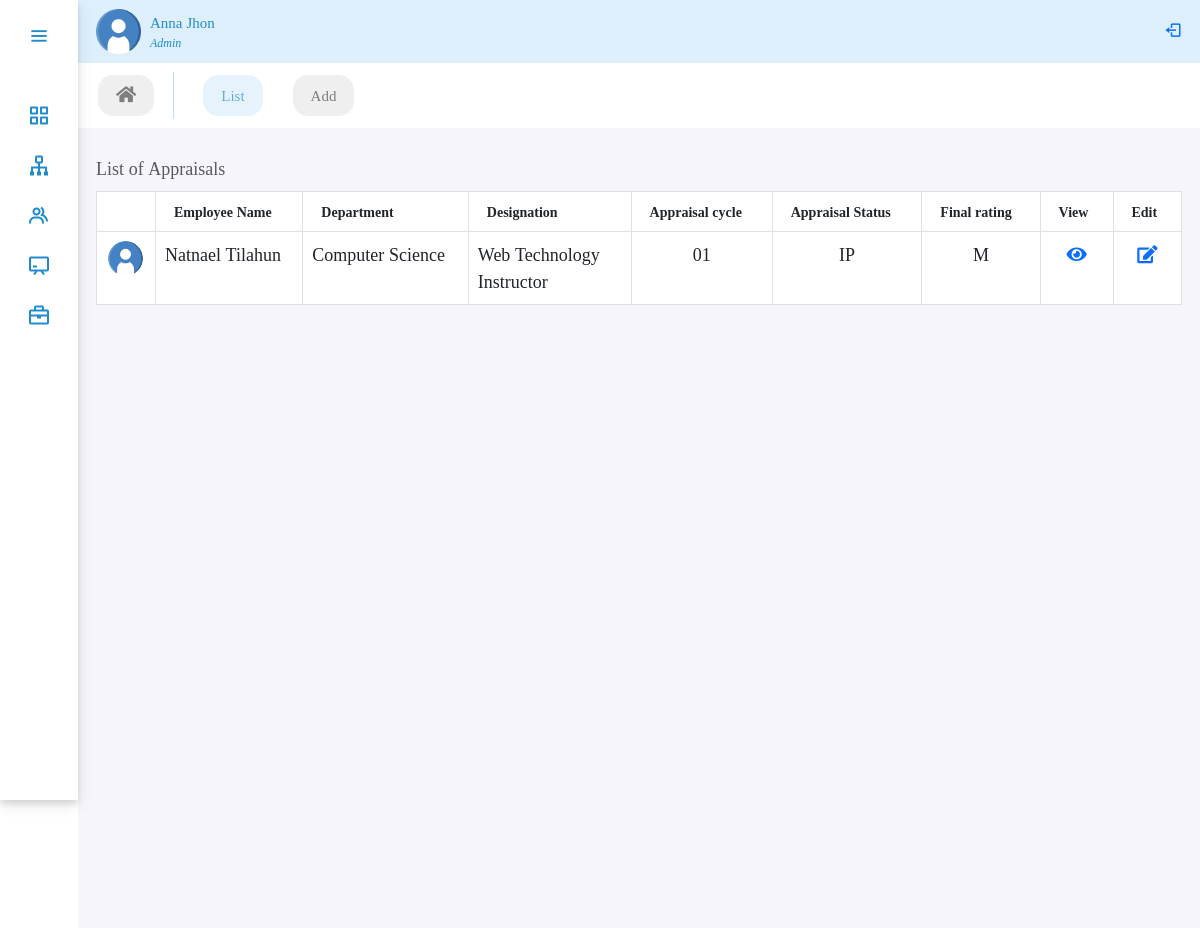
Screenshot of /panel/appraisal with the database file from the repository.
### performance/models.py (models this page shows, shortened)
class Appraisal(models.Model):
    employee = models.ForeignKey(
        Employee, on_delete=models.SET_NULL, null=True, blank=True)
    department = models.ForeignKey(
        Department, on_delete=models.SET_NULL, null=True, blank=True)
    designation = models.ForeignKey(
        Designation, on_delete=models.SET_NULL, null=True, blank=True)
    appraisal_cycle = models.CharField(
        max_length=100, null=True)  # appraisal_name
    competencies = models.ManyToManyField(Competency)
    questions = models.ManyToManyField(Question)
    potential = models.ForeignKey(
        Matrix, on_delete=models.SET_NULL, null=True)
    description = models.TextField(blank=True, null=True)
    evaluators = models.ManyToManyField(Employee, related_name='evaluators')
    colleagues = models.ManyToManyField(Employee, related_name='colleagues')
    others = models.CharField(max_length=100, blank=True, null=True)
    start_from = models.DateTimeField(auto_now_add=True, null=True)
    to = models.DateTimeField(null=True)
    due_date = models.DateTimeField(null=True)
    STATUS_CHOICES = (
        ('P', 'Pending'),
        ('IP', 'In Progress'),
        ('C', 'Completed'),
    )
    appraisal_Status = models.CharField(
        max_length=50, choices=STATUS_CHOICES, null=True)
    final_rating = models.DecimalField(
        max_digits=10, decimal_places=2, null=True)  # potential assessment

class Employee(models.Model):
    user = models.OneToOneField(
        CustomUser, on_delete=models.CASCADE, null=True, related_name='user')
    GENDER_CHOICES = (
        ('M', 'Male'),
        ('F', 'Female'),
    )
    MARITAL_STATUS_CHOICES = (
        ('S', 'Single'),
        ('M', 'Married'),
        ('D', 'Divorced'),
        ('W', 'Widowed'),
    )
    EMPLOYMENT_TYPE_CHOICES = (
        ('fulltime_permanent', 'Fulltime Permanent'),
        ('fulltime_probation', 'Fulltime Probation'),
        ('part_time_contract', 'Part Time Contract'),
    )
    STATUS_CHOICES = (
        ('A', 'Active'),
        ('IN', 'Inactive'),
    )
    avatar = models.ImageField(upload_to='avatar/', null=True, blank=True)
    gender = models.CharField(max_length=1, choices=GENDER_CHOICES, null=True)
    dob = models.DateField(blank=True, null=True)
    nationality = models.CharField(max_length=100, null=True, blank=True)
    marital_status = models.CharField(
        max_length=50, choices=MARITAL_STATUS_CHOICES, null=True, blank=True)
    phone_number = models.CharField(max_length=20, null=True, blank=True)
    email = models.EmailField(max_length=254)
    address = models.CharField(max_length=100, null=True, blank=True)
    joined_date = models.DateField(null=True)
    department = models.ForeignKey(
        Department, on_delete=models.SET_NULL, null=True, blank=True)
    designation = models.ForeignKey(
        Designation, on_delete=models.SET_NULL, null=True)
    employment_type = models.CharField(
        max_length=20, choices=EMPLOYMENT_TYPE_CHOICES, null=True)
    salary = models.DecimalField(
        max_digits=10, decimal_places=2, null=True, blank=True)
    promotion_designation = models.ForeignKey(
        Designation, on_delete=models.SET_NULL, related_name='promotion', null=True, blank=True)
    manager = models.ForeignKey(
        CustomUser, on_delete=models.SET_NULL, null=True, blank=True)
    created_at = models.DateTimeField(auto_now_add=True, null=True, blank=True)
    updated_at = models.DateTimeField(auto_now=True, null=True, blank=True)
    status = models.CharField(max_length=50, null=True, choices=STATUS_CHOICES)
    note = models.TextField(blank=True, null=True)

class CustomUser(AbstractBaseUser, PermissionsMixin):
    user_id = models.CharField(max_length=10, unique=True)
    first_name = models.CharField(max_length=30)
    last_name = models.CharField(max_length=30)
    is_active = models.BooleanField(default=True)
    is_manager = models.BooleanField(default=False)
    is_employee = models.BooleanField(default=False)
    is_admin = models.BooleanField(default=False)
    is_staff = models.BooleanField(default=False)
    is_superuser = models.BooleanField(default=False)
    objects = UserManager()
    USERNAME_FIELD = 'user_id'
    REQUIRED_FIELDS = ['first_name', 'last_name']

class Department(models.Model):
    department_name = models.CharField(max_length=100, null=True)
    department_head = models.ForeignKey(
        CustomUser, on_delete=models.SET_NULL, related_name='head_of_department', blank=True, null=True)
    status = models.BooleanField(default=True, null=True)
    created_at = models.DateTimeField(auto_now_add=True, null=True)
    updated_at = models.DateTimeField(auto_now=True, null=True)
    def __str__(self):
        return self.department_name

class Designation(models.Model):
    department = models.ForeignKey(
        Department, on_delete=models.SET_NULL, related_name='designations', null=True, blank=True)
    job_title = models.CharField(max_length=100, null=True)
    created_at = models.DateTimeField(auto_now_add=True, null=True)
    updated_at = models.DateTimeField(auto_now=True, null=True)
    def __str__(self):
        return self.job_title

class Matrix(models.Model):
    POTENTIAL_CHOICES = (
        ('L', 'Low'),
        ('M', 'Moderate'),
        ('H', 'High'),
    )
    category = models.CharField(
        max_length=2, choices=POTENTIAL_CHOICES, null=True)
    note = models.CharField(max_length=100, null=True)
    weight = models.IntegerField(blank=True, null=True)
    class Meta:
        verbose_name_plural = "Matrices"
    def __str__(self):
        return self.category

### performance/views.py (the view)
# urls.py: path('panel/appraisal', views.AppraisalListView.as_view(), name='appraisal'),
class AppraisalListView(ListView):
    model = Appraisal
    template_name = 'performance/appraisal/appraisal.html'
    context_object_name = 'appraisals'

### performance/templates/performance/appraisal/appraisal.html (shortened to what this page needs)
{% extends 'performance/adminPanel.html' %}
{% load static %}
{% block body %}
<ul class="nav panelNav fw-medium">
    <li class="nav-item">
        <a class="nav-link" href="{% url 'dashboard' %}"><i class="fa fa-home"></i></a>
    </li>
    <li class="nav-item">
        <a class="nav-link active" href="{% url 'appraisal' %}"> List</a>
    </li>
    <li class="nav-item">
        <a class="nav-link" href="{% url 'appraisal_create' %}">Add</a>
    </li>
</ul>
<div class="table-responsive table-hover home-section p-lg-3">
    <table class="table table-bordered caption-top">
        <caption>List of Appraisals</caption>
        <thead>
            <tr>
                <th></th>
                <th class="px-3" style="font-size: 14px;">Employee Name</th>
                <th class="px-3" style="font-size: 14px;">Department</th>
                <th class="px-3" style="font-size: 14px;">Designation</th>
                <th class="px-3" style="font-size: 14px;">Appraisal cycle</th>
                <th class="px-3" style="font-size: 14px;">Appraisal Status</th>
                <th class="px-3" style="font-size: 14px;">Final rating</th>
                <th class="px-3" style="font-size: 14px;">View</th>
                <th class="px-3" style="font-size: 14px;">Edit</th>
            </tr>
        </thead>
        <tbody class="table-caption-top">
            {% for appraisal in appraisals %}
            <tr>
                <td class="text-center"><img src="/media/avatar/user.png" style="width:35px; height:35px; border-radius: 100%;"></td>
                <td>{{ appraisal.employee.user.first_name }} {{appraisal.employee.user.last_name}}</td>
                <td>{{ appraisal.department }}</td>
                <td style="width:15%; text-align:left;">{{ appraisal.designation }}</td>
                <td class="text-center">{{ appraisal.appraisal_cycle}}</td>
                <td class="text-center">{{ appraisal.appraisal_Status}}</td>
                <td class="text-center">{{ appraisal.potential}}</td>
                <td class="text-center"><a href="{% url 'appraisal_detail' appraisal.id %}"><i class="fas fa-eye" ></i></a></td>
                <td class="text-center"><a href="{% url 'appraisal_update' appraisal.id %}" ><i class="fas fa-edit"></i></a></td>
            </tr>
            {% endfor %}
        </tbody>
    </table>
</div>
{% endblock body %}

### performance/static/performance/css/style.css (style rules this page uses)
:root { --color-default: #218ccc; --color-second:#DEEFFC; --color-white:#fff; --color-body:#e4e9f7; --color-light:#e0e0e0; }
* { margin: 0; padding: 0; font-size: 18px; font-family: 'Noto Serif Georgian', serif; text-align: justify; box-sizing: border-box; }
.panelNav { position: relative; top: 0; left: 78px; width: calc(100% - 78px); transition: all .5s ease; z-index: 2; }
.home-section { background: rgb(246,245,251); position: relative; min-height: 100vh; top: 0; left:78px; width: calc(100% - 78px); transition: all .5s ease; z-index: 2; }
.panelNav { background-color: var(--color-white); }
.panelNav .nav-link { color: #000; background-color: var(--color-light); border-radius: 15px; font-size: 15px; margin: 12px 10px 12px 20px; opacity: 0.5; }
.panelNav .nav-link.active { opacity: 0.7; background-color: var(--color-second); color: var(--color-default); }

### rows the page displays
Appraisal: employee.user.first_name "Natnael", employee.user.last_name "Tilahun", department "Computer Science", designation "Web Technology Instructor", appraisal_cycle "01", appraisal_Status "IP", potential "M"
